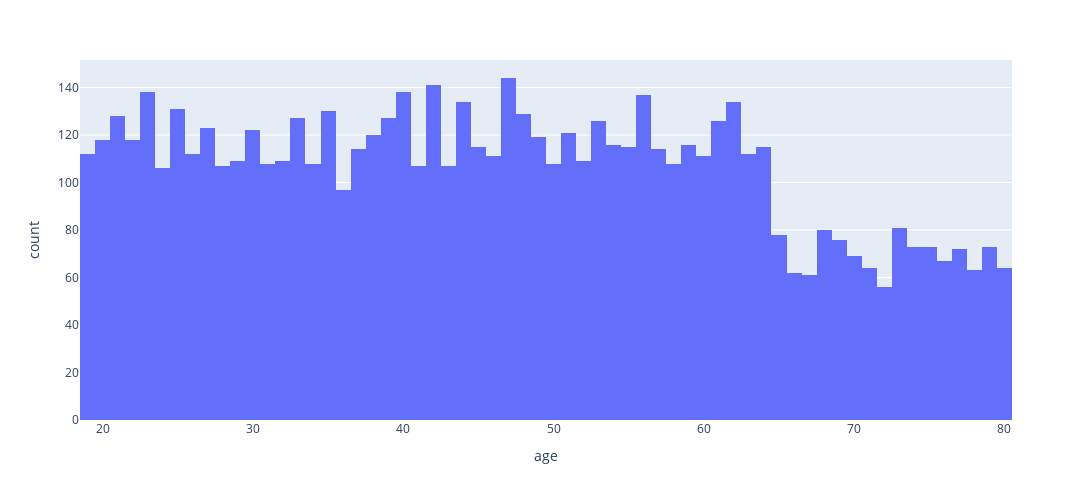

Notebook cell for this chart:
### Markdown cell above
### 고객 나이 분포 확인 
65세 이전까지는 모든 나이대의 분포 차이가 크지않아 보인다

### Code cell
# 고객 나이 분포
fig = px.histogram(data, x='age')

fig.update_layout(
    width=1500,  
    height=500, 
)
fig.show()

### Figure 1 — Plotly figure (JSON) as saved in the notebook; plotly's stock layout.template omitted (floating-point values rounded to 4 significant figures; data arrays with more than 128 entries replaced by an {"elided": "..."} marker saying what was removed)
{"data": [{"alignmentgroup": "True", "bingroup": "x", "hovertemplate": "age=%{x}<br>count=%{y}<extra></extra>", "legendgroup": "", "marker": {"color": "#636efa", "pattern": {"shape": ""}}, "name": "", "offsetgroup": "", "orientation": "v", "showlegend": false, "type": "histogram", "x": {"elided": "6589 int values"}, "xaxis": "x", "yaxis": "y"}], "layout": {"barmode": "relative", "height": 500, "legend": {"tracegroupgap": 0}, "margin": {"t": 60}, "width": 1500, "xaxis": {"anchor": "y", "domain": [0, 1], "title": {"text": "age"}}, "yaxis": {"anchor": "x", "domain": [0, 1], "title": {"text": "count"}}}}
